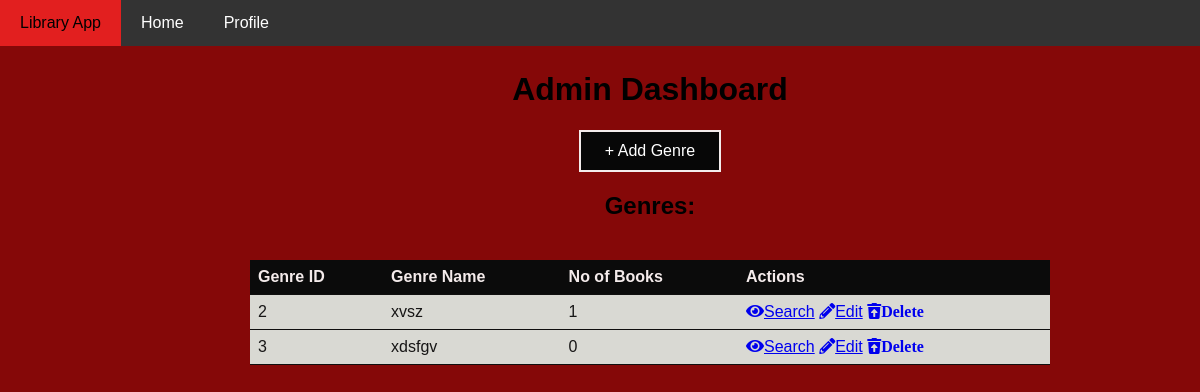
/admin (signed in), run on an earlier commit of the app's database.
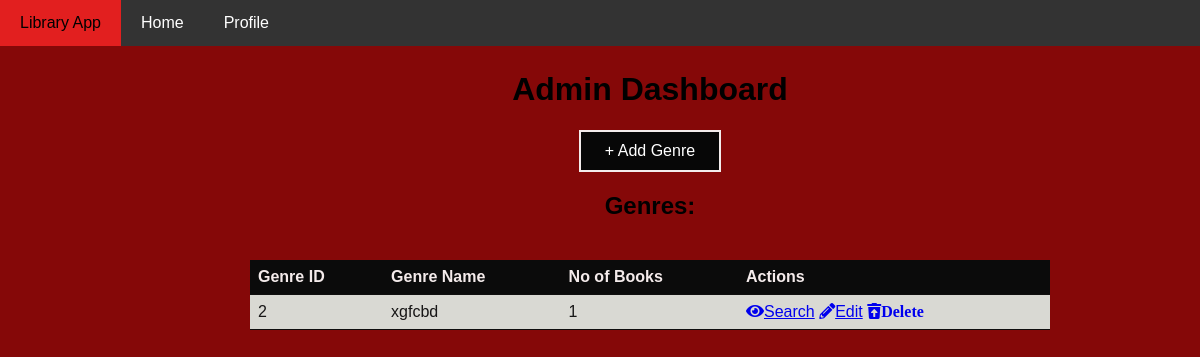
And on a later commit of the database.
### models.py (models this page shows)
class Genre(db.Model):
    id=db.Column(db.Integer,primary_key=True)
    genrename=db.Column(db.String(32),unique=True)
    books=db.relationship('Book',backref='genre' ,lazy='select')#lazy here we use bz when i will acces then give it not everytime

### routes.py (the view)
@app.route('/admin')
def admin():
    if not is_admin():
        flash("Access denied: You must be an admin to view this page.");
        return redirect(url_for('profile'));
    genres=Genre.query.all()
    return render_template('admin.html',genres= genres)

### routes.py (called while the page is built)
def is_admin():
    user_id = session.get('user_id')
    if user_id:
        user = User.query.get(user_id)
        if user and user.is_admin:
            return True
    return False

### templates/admin.html (shortened to what this page needs)
<!DOCTYPE html>
<html lang="en">
<head>
    <link rel="stylesheet" href="https://cdnjs.cloudflare.com/ajax/libs/font-awesome/5.15.1/css/all.min.css">
</head>
<body>
    <div class="navbar">
        <a href="{{ url_for('index') }}">Library App</a>
        <a href="{{ url_for('index') }}">Home</a>
        <a href="{{ url_for('profile') }}">Profile</a>
    </div>
    <div class="main-content">
        <h1>Admin Dashboard</h1>
        <a href="{{ url_for('add_genre') }}" style="border: 2px solid #f3ecec; background-color: #070707; color: white; padding: 10px 24px; text-align: center; text-decoration: none; display: inline-block; font-size: 16px;">+ Add Genre</a>
        <h2>Genres:</h2>
        <table>
            <thead>
                <tr>
                    <th>Genre ID</th>
                    <th>Genre Name</th>
                    <th>No of Books</th>
                    <th>Actions</th>
                </tr>
            </thead>
            <tbody>
                {% for genre in genres %}
                <tr>
                    <td>{{ genre.id }}</td>
                    <td>{{ genre.genrename }}</td>
                    <td>{{genre.books|length}}</td>
                    <td>
                        <a href="{{ url_for('show_genre', id=genre.id) }}"><i class="fas fa-eye"></i>Search</a>
                        <a href="{{ url_for('edit_genre', id=genre.id) }}"><i class="fas fa-pencil-alt"></i>Edit</a>
                        <a href="{{ url_for('delete_genre', id=genre.id) }}"><i class="fas fa-trash-restore">Delete</i></a>
                    </td>
                </tr>
                {% endfor %}
            </tbody>
        </table>
    </div>
</body>
</html>

What changed in the data, as far as the page shows it:
removed Genre: id "3", genrename "xdsfgv", books|length "0"
changed Genre id 2: genrename "xvsz" → "xgfcbd"
